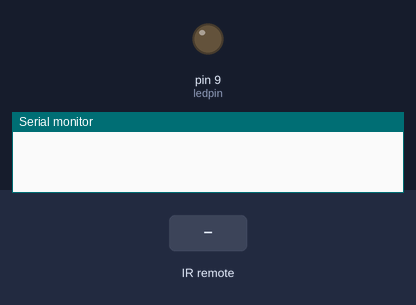
A sketch run on a simulated Arduino Uno, built with avr-gcc and run on an emulated ATmega328P. Shown: output pins drawn as LEDs (lit = HIGH), the last lines printed to the serial monitor. Dashed ring = blinking. Inputs (shaded band) come from the test bench.

Above: at 1.2 s.
1.3 s: infrared code 0x405D609F received
At 1.55 s:
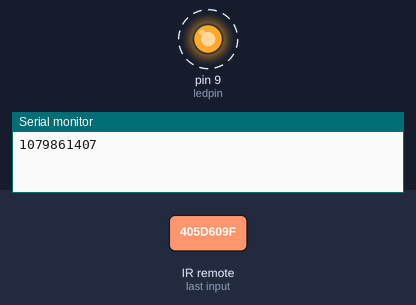
Timing chart, 0 to 10.3 s (numbered marks = the images above; inputs shaded):
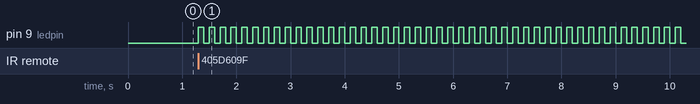

The sketch:

ir_remote.ino
```cpp
#include <IRremote.h>
int ledpin=9;

int IR_Recv = 8;   //IR Receiver Pin 3

IRrecv irrecv(IR_Recv);
decode_results results;


void setup(){
  Serial.begin(9600);  //starts serial communication
  irrecv.enableIRIn(); // Starts the receiver
  pinMode(ledpin,OUTPUT);
}
void loop(){
  //decodes the infrared input
  if (irrecv.decode(&results)){
     long int decCode = results.value;
    Serial.println(decCode);
    if(results.value==1079865487)

   { digitalWrite(ledpin,HIGH);

}
     if(results.value==1079857327)
 {digitalWrite(ledpin,LOW);

  }

 if(results.value==1079861407)
 {for(int i=0;i<100;i++)
 {digitalWrite(ledpin,HIGH);
  delay(100);
  digitalWrite(ledpin,LOW);
    delay(100);}
 }


    irrecv.resume();
  }

  }
```

Measured:
- after the input at 1.3 s, pin 9 (ledpin): alternates HIGH for 0.10 s and LOW for 0.10 s, starting at once
